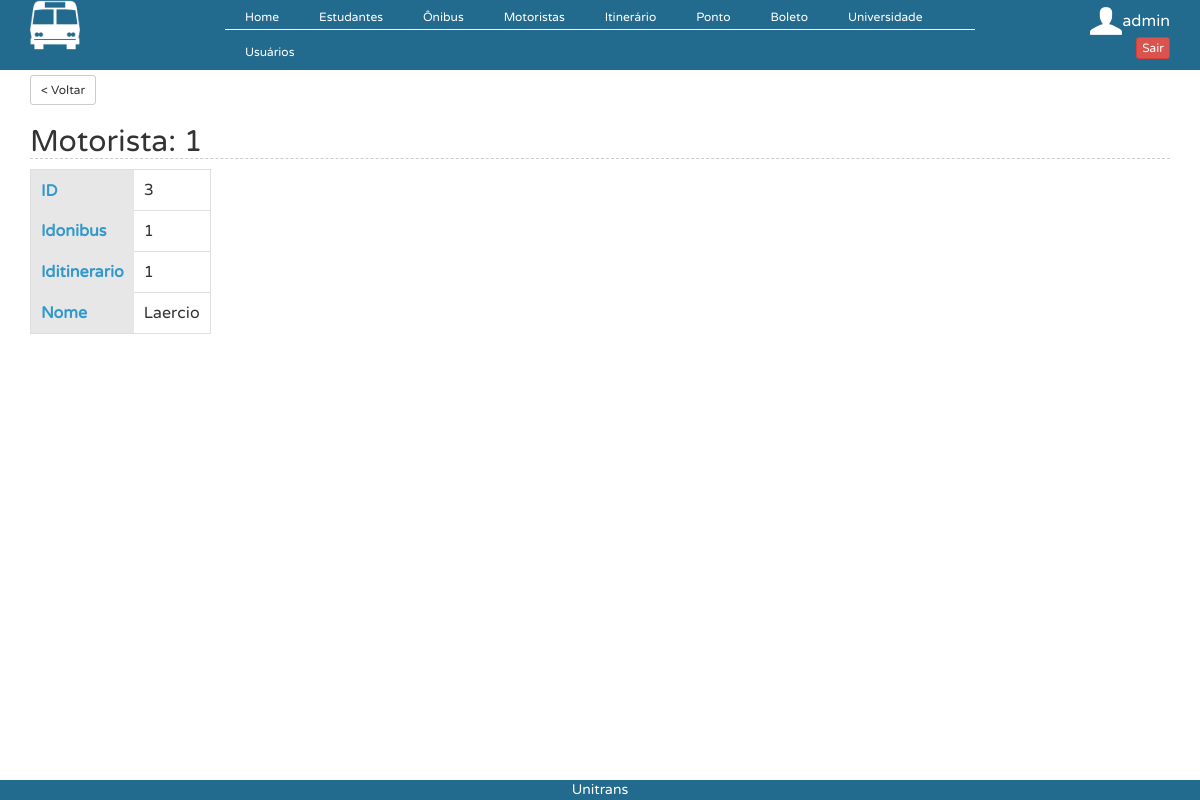
The app's page /?controller=motorista&action=view&id=3 (signed in) with its own data.
### tables this page shows
CREATE TABLE `motorista` (
  `id` int(11) NOT NULL AUTO_INCREMENT,
  `idonibus` int(11) DEFAULT NULL,
  `iditinerario` int(11) DEFAULT NULL,
  `nome` varchar(45) DEFAULT NULL,
  PRIMARY KEY (`id`)
);

### controllers/MotoristaController.php (called while the page is built, shortened)
<?php
class MotoristaController {
    public function view() {
        $motorista = MotoristaDAO::find($_GET['id']);
        require_once('views/motorista/view.php');
    }
}
?>

### connection.php (called while the page is built, shortened)
<?php
  class Db {
    private static $instance = NULL;
    public static function getInstance() {
      if (!isset(self::$instance)) {
        $pdo_options[PDO::ATTR_ERRMODE] = PDO::ERRMODE_EXCEPTION;
        self::$instance = new PDO('mysql:host=localhost;dbname=teste', 'root', '123456', $pdo_options);
      }
      return self::$instance;
    }
  }
?>

### models/MotoristaDAO.php (called while the page is built, shortened)
<?php
require_once 'models/Motorista.php';
class MotoristaDAO {
    public static function find($id) {
        $id = intval($id);
        $req = Db::getInstance()->prepare('SELECT * FROM motorista WHERE id = :id');
        $req->execute(array('id' => $id));
        return MotoristaDAO::popular($req->fetch());
    }
    public static function popular($linha) {
        $motorista = new Motorista();
        $motorista->setId($linha['id']);
        $motorista->setIdonibus($linha['idonibus']);
        $motorista->setIditinerario($linha['iditinerario']);
        $motorista->setNome($linha['nome']);
        return $motorista;
    }
}

### models/Motorista.php (called while the page is built)
<?php
class Motorista{
    private $id;
    private $idonibus;
    private $iditinerario;
    private $nome;
function setId ($id){
        $this->id=$id;
    }
    function getId (){
        return $this->id;
    }
    public function getIdonibus() {
        return $this->idonibus;
    }
    public function setIdonibus($idonibus) {
        $this->idonibus = $idonibus;
    }
    public function getIditinerario() {
        return $this->iditinerario;
    }
    public function setIditinerario($iditinerario) {
        $this->iditinerario = $iditinerario;
    }
    public function getNome() {
        return $this->nome;
    }
    public function setNome($nome) {
        $this->nome = $nome;
    }
}
?>

### views/motorista/view.php (the view)
<button  onclick="javascript:history.back()" type="button" class="btn btn-default btn-sm" style="margin-top: 5px">
                    < Voltar
                </button><h2>Motorista: <?php echo $motorista->getIdonibus();?></h2>
<table class="view">
    <tbody>
      <tr>
        <th>ID</th>
        <td><?php echo $motorista->getId() ?></td>
      </tr>
    <tr align="left">
        <th>Idonibus</th>
        <td><?php echo $motorista->getIdonibus()?></td>
    </tr>
    <tr align="left">
        <th>Iditinerario</th>
        <td><?php echo $motorista->getIditinerario()?></td>
    </tr>
    <tr align="left">
        <th>Nome</th>
        <td><?php echo $motorista->getNome()?></td>
    </tr>
    </tbody>
  </table>

### webroot/css/estilo.css (style rules this page uses)
* { margin:0; padding:0; font-family: myFirstFont; }
h2 { font-family: Arial, sans-serif; color: #3399CC; font-size: 30px; font-weight: bold; border-bottom: 1px dashed #ccc; margin: 0px 0px 0px 0px; }
table.view { border: 1px solid #dfdfdf; background-color: #fff; clear: both; margin-bottom: 10px; }
table.view tr th { padding: 10px; background-color: #e7e7e7; color: #3399CC; border-bottom: 0px; text-align: left; cursor: pointer; }
table.view tr td { padding: 10px; border-bottom: 1px solid #dfdfdf; vertical-align: middle; }

### records on screen
motorista: idonibus "1", id "3", iditinerario "1", nome "Laercio"

### other values on screen
$_SESSION['login'] "admin"
